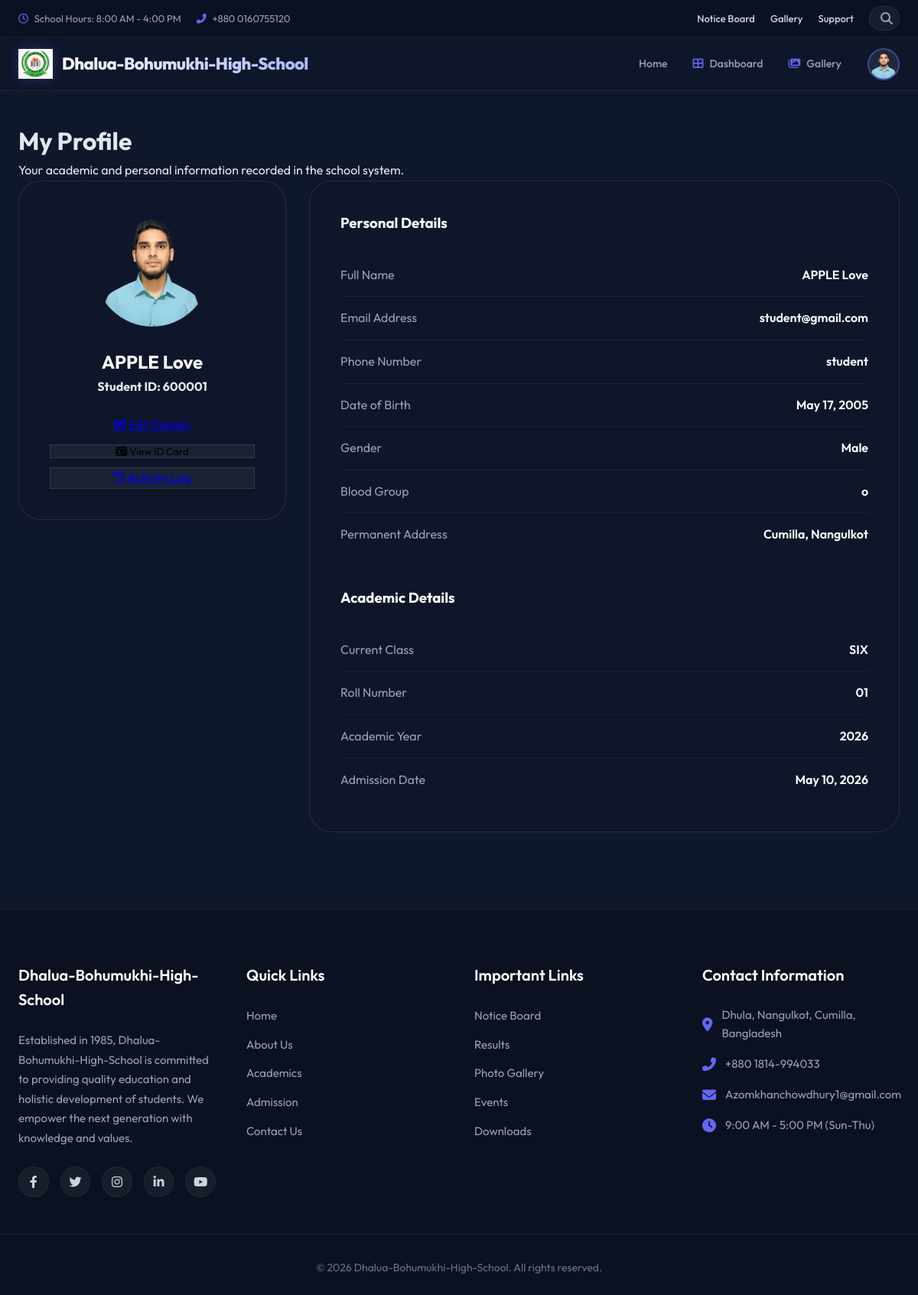
Page /students/profile/ (signed in) on the committed database.
### student/models.py (models this page shows, shortened)
class Student(models.Model):
    user = models.OneToOneField(User, on_delete=models.CASCADE, related_name='student_profile', null=True, blank=True)
    profile_image = models.ImageField(upload_to='students/', blank=True, null=True)
    phone_number = models.CharField(max_length=15, unique=True, null=True, blank=True)
    date_of_birth = models.DateField(null=True, blank=True)
    gender = models.CharField(max_length=10, choices=[('Male', 'Male'), ('Female', 'Female'), ('Other', 'Other')], null=True, blank=True)
    blood_group = models.CharField(max_length=5, blank=True, null=True)
    address = models.TextField(null=True, blank=True)
    student_id = models.CharField(max_length=20, unique=True, null=True, blank=True)
    roll_number = models.CharField(max_length=20, null=True, blank=True)
    admission_date = models.DateField(null=True, blank=True)
    current_class = models.CharField(max_length=20, null=True, blank=True)
    section = models.CharField(max_length=10, null=True, blank=True)
    academic_year = models.CharField(max_length=10, null=True, blank=True)

### student/views.py (the view)
# urls.py: path('profile/', views.profile_view, name='profile'),
@login_required
def profile(request):
    student = get_object_or_404(Student, user=request.user)
    return render(request, 'student/profile.html', {'student': student})

### accounts/context_processors.py (called while the page is built)
def user_profile_context(request):
    if request.user.is_authenticated:
        user = request.user
        role = "Admin" if user.is_superuser else "User"
        profile = None
        if hasattr(user, 'student_profile'):
            role = "Student"
            profile = user.student_profile
        elif hasattr(user, 'teacher_profile'):
            role = "Teacher"
            profile = user.teacher_profile
        elif hasattr(user, 'staff_profile'):
            role = "Staff"
            profile = user.staff_profile
        elif hasattr(user, 'parent_profile'):
            role = "Parent"
            profile = user.parent_profile
        return {
            'global_role': role,
            'global_profile': profile
        }
    return {}

### templates/student/profile.html (shortened to what this page needs)
{% extends 'base.html' %}
{% load static %}
{% block css %}
<link rel="stylesheet" href="{% static 'css/dashboard.css' %}">
{% endblock %}
{% block content %}
<div class="dashboard-wrapper">
    <div class="section-header">
        <h1>My Profile</h1>
        <p>Your academic and personal information recorded in the school system.</p>
    </div>
    <div class="profile-container">
        <div class="profile-card-static">
            <img src="{% if student.profile_image %}{{ student.profile_image.url }}{% else %}{% static 'images/default-avatar.png' %}{% endif %}" alt="Profile" class="profile-img-large">
            <h2 style="color:#fff;">{{ student.user.get_full_name }}</h2>
            <p style="color:var(--home-primary); font-weight:700;">Student ID: {{ student.student_id }}</p>
            <div style="margin-top:25px; display:flex; flex-direction:column; gap:12px;">
                <a href="{% url 'student:edit_profile' %}" class="view-all-btn" style="width:100%;"><i class="fas fa-edit"></i> Edit Details</a>
                <button onclick="document.getElementById('idCardModal').style.display='flex'" class="view-all-btn" style="width:100%; background:rgba(255,255,255,0.05); border:1px solid rgba(255,255,255,0.1);"><i class="fas fa-id-card"></i> View ID Card</button>
                <a href="{% url 'student:activity_log' %}" class="view-all-btn" style="width:100%; background:rgba(255,255,255,0.05); border:1px solid rgba(255,255,255,0.1);"><i class="fas fa-history"></i> Activity Log</a>
            </div>
        </div>
        <div class="info-list">
            <h3 style="color:#fff; margin-bottom:20px; border-bottom:2px solid var(--home-primary); width:fit-content; padding-bottom:5px;">Personal Details</h3>
            <div class="info-item"><span class="info-label">Full Name</span><span class="info-value">{{ student.user.get_full_name }}</span></div>
            <div class="info-item"><span class="info-label">Email Address</span><span class="info-value">{{ student.user.email }}</span></div>
            <div class="info-item"><span class="info-label">Phone Number</span><span class="info-value">{{ student.phone_number|default:"Not Provided" }}</span></div>
            <div class="info-item"><span class="info-label">Date of Birth</span><span class="info-value">{{ student.date_of_birth|default:"Not Provided" }}</span></div>
            <div class="info-item"><span class="info-label">Gender</span><span class="info-value">{{ student.gender|default:"Not Provided" }}</span></div>
            <div class="info-item"><span class="info-label">Blood Group</span><span class="info-value">{{ student.blood_group|default:"Not Provided" }}</span></div>
            <div class="info-item" style="border:none;"><span class="info-label">Permanent Address</span><span class="info-value">{{ student.address|default:"Not Provided" }}</span></div>
            <h3 style="color:#fff; margin-top:40px; margin-bottom:20px; border-bottom:2px solid var(--home-primary); width:fit-content; padding-bottom:5px;">Academic Details</h3>
            <div class="info-item"><span class="info-label">Current Class</span><span class="info-value">{{ student.current_class }}</span></div>
            <div class="info-item"><span class="info-label">Roll Number</span><span class="info-value">{{ student.roll_number }}</span></div>
            <div class="info-item"><span class="info-label">Academic Year</span><span class="info-value">{{ student.academic_year }}</span></div>
            <div class="info-item" style="border:none;"><span class="info-label">Admission Date</span><span class="info-value">{{ student.admission_date }}</span></div>
        </div>
    </div>
</div>
{% endblock %}

### templates/base.html (shortened to what this page needs)
{% load static %}
<!DOCTYPE html>
<html lang="en">
<head>
    <link rel="stylesheet" href="https://cdnjs.cloudflare.com/ajax/libs/font-awesome/6.4.0/css/all.min.css">
    <link rel="stylesheet" href="{% static 'css/base.css' %}">
    {% block css %}{% endblock %}
</head>
<body>
    <div class="top-header-bar">
        <div class="top-bar-container">
            {% if user.is_authenticated %}
            <div class="top-bar-left">
                <span><i class="far fa-clock"></i> School Hours: 8:00 AM - 4:00 PM</span>
                <span><i class="fas fa-phone-alt"></i> +880 0160755120</span>
            </div>
            <div class="top-bar-right">
                <a href="{% url 'notices:notice_list' %}">Notice Board</a>
                <a href="{% url 'gallery' %}">Gallery</a>
                <a href="{% url 'support' %}">Support</a>
                <div class="search-box-container">
                    <div class="search-box" id="globalSearchBox">
                        <i class="fas fa-search search-icon"></i>
                    </div>
                </div>
            </div>
            {% endif %}
        </div>
    </div>
    <header class="main-header">
        <div class="nav-container">
            <a href="/" class="logo">
                <img src="{% static 'image/logo.jpg' %}" alt="Dhalua-Bohumukhi-High-School Logo" class="logo-img">
                <h2>Dhalua-Bohumukhi-High-School</h2>
            </a>
            <div class="nav-right-section">
                <nav>
                    <ul class="nav-links">
                        <li><a href="/" class="{% if request.path == '/' %}active{% endif %}">Home</a></li>
                        {% if user.is_authenticated %}
                        {% if global_role == 'Admin' %}
                        <li><a href="{% url 'admin_panel:dashboard' %}"
                                class="{% if '/admin-dashboard/' in request.path %}active{% endif %}"><i
                                    class="fas fa-th-large"></i> Dashboard</a></li>
                        {% elif global_role == 'Student' %}
                        <li><a href="{% url 'student:student_dashboard' %}"
                                class="{% if '/students/dashboard/' in request.path %}active{% endif %}"><i
                                    class="fas fa-th-large"></i> Dashboard</a></li>
                        {% elif global_role == 'Teacher' %}
                        <li><a href="{% url 'teacher:teacher_dashboard' %}"
                                class="{% if '/teachers/dashboard/' in request.path %}active{% endif %}"><i
                                    class="fas fa-th-large"></i> Dashboard</a></li>
                        {% elif global_role == 'Staff' %}
                        <li><a href="{% url 'staff:staff_dashboard' %}"
                                class="{% if '/staff/dashboard/' in request.path %}active{% endif %}"><i
                                    class="fas fa-th-large"></i> Dashboard</a></li>
                        {% elif global_role == 'Parent' %}
                        <li><a href="{% url 'prents:parent_dashboard' %}"
                                class="{% if '/parents/dashboard/' in request.path %}active{% endif %}"><i
                                    class="fas fa-th-large"></i> Dashboard</a></li>
                        {% endif %}
                        <li><a href="{% url 'gallery' %}"
                                class="{% if '/gallery/' in request.path %}active{% endif %}"><i
                                    class="fas fa-images"></i> Gallery</a></li>
                        {% endif %}
                    </ul>
                </nav>
                {% if user.is_authenticated %}
                <div class="profile-dropdown-container">
                    <div class="profile-trigger" id="profileTrigger">
                        {% if global_profile and global_profile.profile_image %}
                        <img src="{{ global_profile.profile_image.url }}" alt="Profile Image">
                        {% else %}
                        <i class="fas fa-user"></i>
                        {% endif %}
                    </div>
                </div>
                {% else %}
                <a href="{% url 'accounts:login' %}" class="btn-login">Sign In</a>
                {% endif %}
            </div>
        </div>
    </header>
    <main>
        {% block content %}
        {% endblock %}
    </main>
    <footer class="main-footer">
        <div class="footer-container">
            <div class="footer-col">
                <h3>Dhalua-Bohumukhi-High-School</h3>
                <p>Established in 1985, Dhalua-Bohumukhi-High-School is committed to providing quality education and
                    holistic
                    development of students. We empower the next generation with knowledge and values.</p>
                <div class="social-icons">
                    <a href="#" aria-label="Facebook"><i class="fab fa-facebook-f"></i></a>
                    <a href="#" aria-label="Twitter"><i class="fab fa-twitter"></i></a>
                    <a href="#" aria-label="Instagram"><i class="fab fa-instagram"></i></a>
                    <a href="#" aria-label="LinkedIn"><i class="fab fa-linkedin-in"></i></a>
                    <a href="#" aria-label="YouTube"><i class="fab fa-youtube"></i></a>
                </div>
            </div>
            <div class="footer-col">
                <h3>Quick Links</h3>
                <ul>
                    <li><a href="#">Home</a></li>
                    <li><a href="#">About Us</a></li>
                    <li><a href="#">Academics</a></li>
                    <li><a href="#">Admission</a></li>
                    <li><a href="#">Contact Us</a></li>
                </ul>
            </div>
            <div class="footer-col">
                <h3>Important Links</h3>
                <ul>
                    <li><a href="{% url 'notices:notice_list' %}">Notice Board</a></li>
                    <li><a href="#">Results</a></li>
                    <li><a href="#">Photo Gallery</a></li>
                    <li><a href="#">Events</a></li>
                    <li><a href="#">Downloads</a></li>
                </ul>
            </div>
            <div class="footer-col">
                <h3>Contact Information</h3>
                <ul class="contact-info">
                    <li><i class="fas fa-map-marker-alt"></i> Dhula, Nangulkot, Cumilla, Bangladesh</li>
                    <li><i class="fas fa-phone-alt"></i> +880 1814-994033</li>
                    <li><i class="fas fa-envelope"></i> Azomkhanchowdhury1@gmail.com</li>
                    <li><i class="fas fa-clock"></i> 9:00 AM - 5:00 PM (Sun-Thu)</li>
                </ul>
            </div>
        </div>
        <div class="footer-bottom">
            <p>&copy; {% now "Y" %} Dhalua-Bohumukhi-High-School. All rights reserved.</p>
        </div>
    </footer>
</body>
</html>

### static/css/dashboard.css (style rules this page uses)
.dashboard-wrapper { padding: 40px 24px; max-width: 1400px; margin: 0 auto; }

### templates/student/profile.html (style rules this page uses)
.profile-container { display: grid; grid-template-columns: 350px 1fr; gap: 30px; }
.profile-card-static { background: rgba(15, 23, 42, 0.6); padding: 2.5rem; border-radius: 30px; border: 1px solid rgba(255, 255, 255, 0.1); text-align: center; height: fit-content; }
.profile-img-large { width: 150px; height: 150px; border-radius: 50%; border: 4px solid var(--home-primary); object-fit: cover; margin-bottom: 20px; }
.info-list { background: rgba(15, 23, 42, 0.6); padding: 2.5rem; border-radius: 30px; border: 1px solid rgba(255, 255, 255, 0.1); }
.info-item { display: flex; justify-content: space-between; padding: 15px 0; border-bottom: 1px solid rgba(255, 255, 255, 0.05); }
.info-label { color: #94a3b8; }
.info-value { color: #fff; font-weight: 600; }

### rows in the picture
Student: profile_image (picture), user.get_full_name "APPLE Love", student_id "600001", user.email "student@gmail.com", phone_number "student", date_of_birth "May 17, 2005", gender "Male", blood_group "o", address "Cumilla, Nangulkot", current_class "SIX", roll_number "01", academic_year "2026", admission_date "May 10, 2026"
